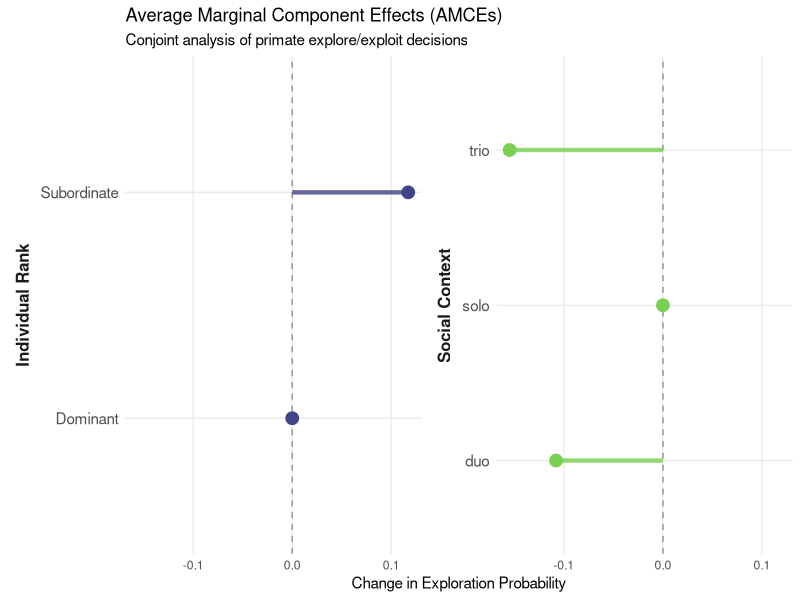
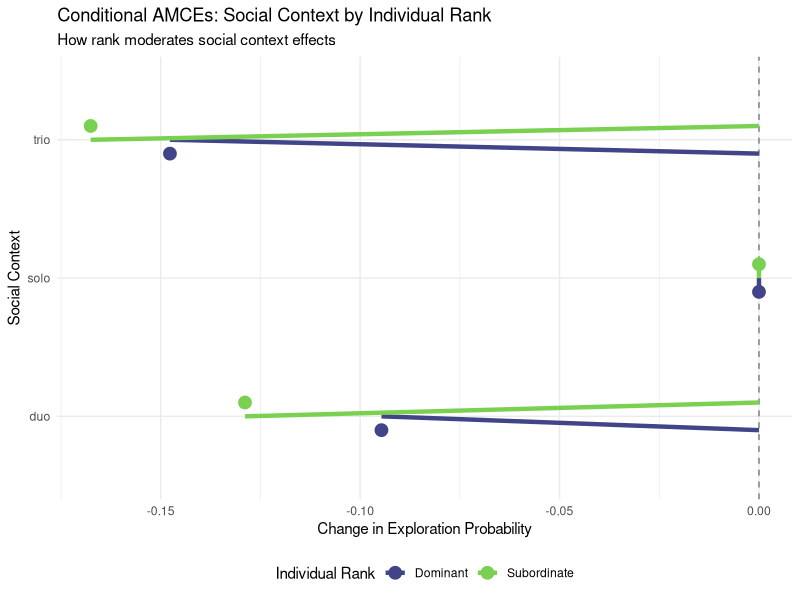
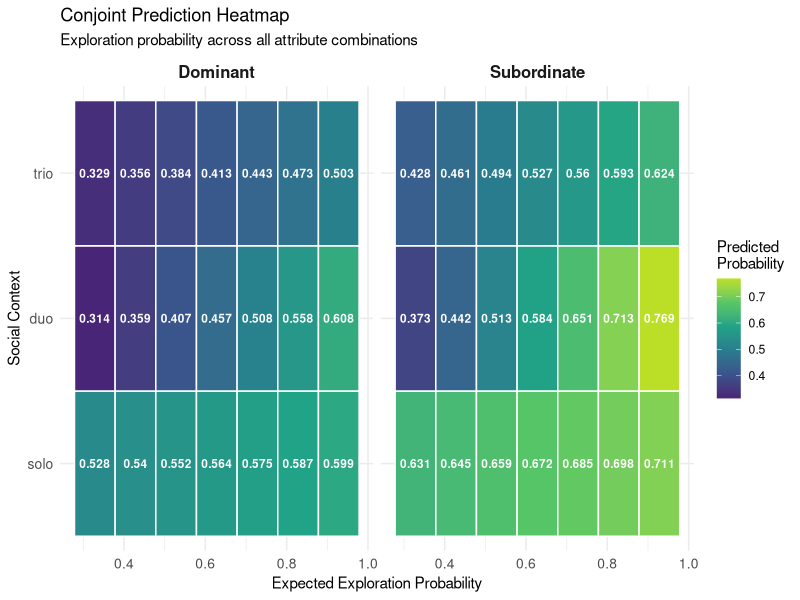
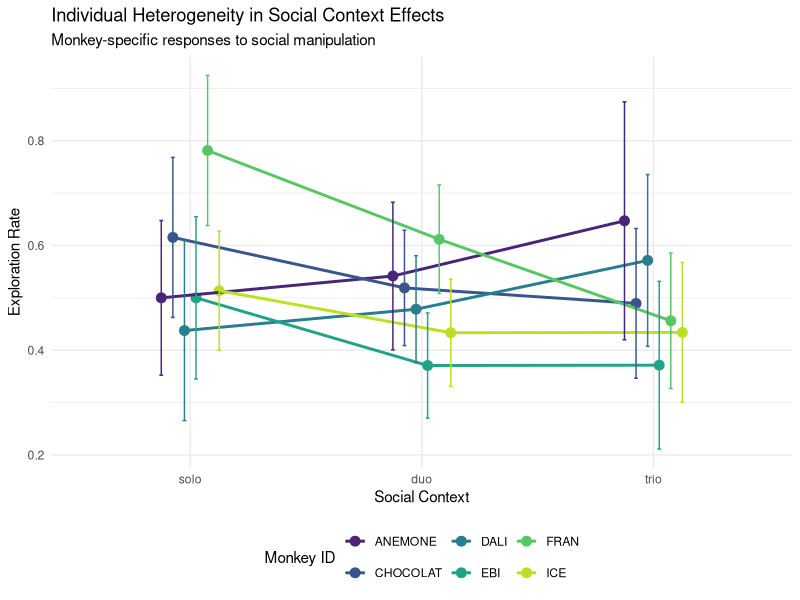
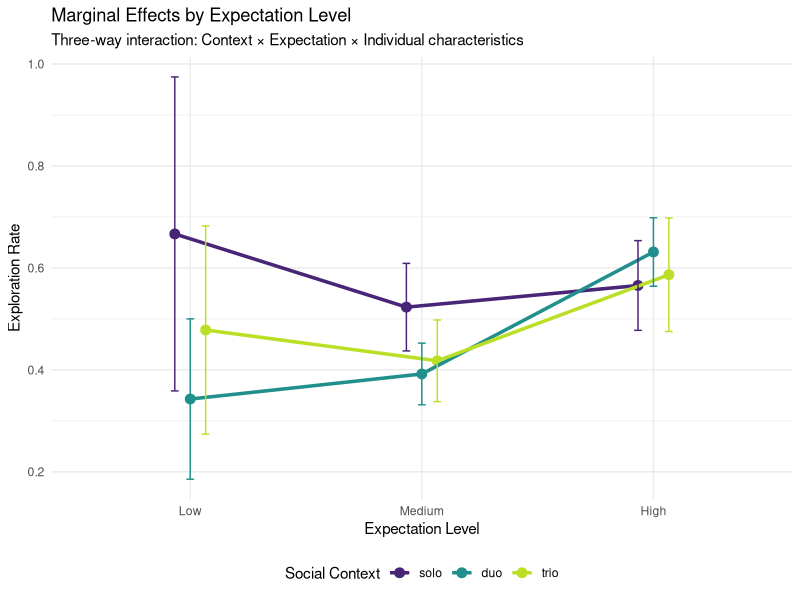
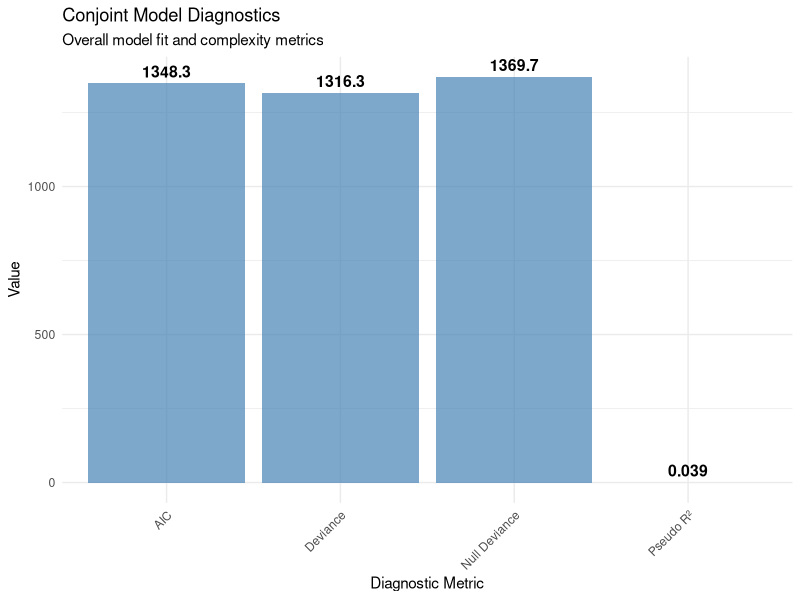

Write the R code that produced these figures, in order.
# Sophisticated Conjoint-Style Analysis for Primate Decision Making
# Advanced Implementation of Andrew Heiss's Multilevel Conjoint Techniques
# Adapted for Explore/Exploit Decision Making in Primates

library(ggplot2)
library(dplyr)
library(tidyr)
library(viridis)
library(gridExtra)

# Set seed for reproducibility
set.seed(42)

# Load and prepare data
cat("=== SOPHISTICATED CONJOINT-STYLE ANALYSIS ===\n")
data <- read.csv("Explore Exploit Dataset.csv", stringsAsFactors = FALSE)
data_exp <- data[data$TRIAL_TYPE == "OIT_RE", ]

# Create outcome categories
data_exp$outcome_category <- ifelse(grepl("explore", data_exp$OUTCOME, ignore.case = TRUE), "explore",
                                  ifelse(grepl("exploit", data_exp$OUTCOME, ignore.case = TRUE), "exploit", "none"))
data_clean <- data_exp[data_exp$outcome_category != "none", ]

# Enhanced feature engineering for conjoint analysis
data_clean$monkey_id <- as.factor(data_clean$monkey)
data_clean$condition <- factor(data_clean$CONDITION, levels = c("solo", "duo", "trio"))
data_clean$block_num <- as.numeric(gsub("BLOCK_", "", data_clean$BLOCK_No))
data_clean$relative_rank <- as.numeric(data_clean$RELATIVE_RANK)
data_clean$absolute_rank <- as.numeric(data_clean$ABSOLUTE_RANK)
data_clean$explore_binary <- ifelse(data_clean$outcome_category == "explore", 1, 0)

# Create interaction variables (conjoint-style)
data_clean$condition_rank <- interaction(data_clean$condition, data_clean$relative_rank, sep = "_")
data_clean$expectation_bins <- cut(data_clean$expected_explore, 
                                  breaks = c(0, 0.33, 0.66, 1), 
                                  labels = c("Low", "Medium", "High"),
                                  include.lowest = TRUE)

# Center key variables
data_clean$expected_explore_c <- scale(data_clean$expected_explore, center = TRUE, scale = FALSE)[,1]
data_clean$block_num_c <- scale(data_clean$block_num, center = TRUE, scale = FALSE)[,1]

cat("Prepared", nrow(data_clean), "trials for conjoint analysis\n")

# ===============================
# 1. CONJOINT CHOICE MODEL
# ===============================

cat("\n=== CONJOINT CHOICE MODELING ===\n")

# Main conjoint model with all interactions
conjoint_model <- glm(explore_binary ~ 
                     condition * expected_explore_c * relative_rank +
                     absolute_rank + monkey_id + block_num_c,
                     data = data_clean, family = binomial())

cat("Conjoint model fitted with", length(coef(conjoint_model)), "parameters\n")

# ===============================
# 2. AVERAGE MARGINAL COMPONENT EFFECTS (AMCEs)
# ===============================

cat("\n=== CALCULATING AMCEs ===\n")

# Function to calculate comprehensive AMCEs
calculate_comprehensive_amce <- function(model, data) {
  
  # Social condition AMCE
  condition_effects <- data.frame(
    attribute = "Social Context",
    level = c("solo", "duo", "trio"),
    amce = NA,
    se = NA
  )
  
  # Calculate marginal effects for each condition
  for (cond in c("solo", "duo", "trio")) {
    data_temp <- data
    data_temp$condition <- factor(cond, levels = c("solo", "duo", "trio"))
    pred_probs <- predict(model, newdata = data_temp, type = "response")
    condition_effects$amce[condition_effects$level == cond] <- mean(pred_probs)
  }
  
  # Calculate differences from baseline (solo)
  condition_effects$amce_diff <- condition_effects$amce - condition_effects$amce[1]
  
  # Rank AMCE
  rank_effects <- data.frame(
    attribute = "Relative Rank",
    level = c("Dominant", "Subordinate"),
    amce = NA,
    se = NA
  )
  
  for (rank in c(1, 2)) {
    data_temp <- data
    data_temp$relative_rank <- rank
    pred_probs <- predict(model, newdata = data_temp, type = "response")
    rank_effects$amce[rank] <- mean(pred_probs)
  }
  
  rank_effects$amce_diff <- rank_effects$amce - rank_effects$amce[1]
  
  return(list(condition = condition_effects, rank = rank_effects))
}

amce_results <- calculate_comprehensive_amce(conjoint_model, data_clean)

cat("Social Context AMCEs:\n")
print(amce_results$condition)
cat("\nRank AMCEs:\n")
print(amce_results$rank)

# ===============================
# 3. CONDITIONAL AMCEs (INTERACTION EFFECTS)
# ===============================

cat("\n=== CONDITIONAL AMCEs ===\n")

# Calculate conditional AMCEs by rank
conditional_amce_by_rank <- function(model, data) {
  results <- data.frame()
  
  for (rank in c(1, 2)) {
    data_subset <- data[data$relative_rank == rank, ]
    
    for (cond in c("solo", "duo", "trio")) {
      data_temp <- data_subset
      data_temp$condition <- factor(cond, levels = c("solo", "duo", "trio"))
      pred_probs <- predict(model, newdata = data_temp, type = "response")
      
      results <- rbind(results, data.frame(
        rank = ifelse(rank == 1, "Dominant", "Subordinate"),
        condition = cond,
        amce = mean(pred_probs)
      ))
    }
  }
  
  # Calculate differences from solo within each rank
  results <- results %>%
    group_by(rank) %>%
    mutate(amce_diff = amce - amce[condition == "solo"]) %>%
    ungroup()
  
  return(results)
}

conditional_amces <- conditional_amce_by_rank(conjoint_model, data_clean)
print(conditional_amces)

# ===============================
# 4. PREDICTION SCENARIOS
# ===============================

cat("\n=== SOPHISTICATED PREDICTION SCENARIOS ===\n")

# Create comprehensive prediction grid
prediction_grid <- expand.grid(
  condition = c("solo", "duo", "trio"),
  expected_explore_c = seq(-0.3, 0.3, by = 0.1),
  relative_rank = c(1, 2),
  absolute_rank = c(1, 2, 3),
  monkey_id = c("FRAN", "DALI", "EBI"),
  block_num_c = c(-5, 0, 5)  # Early, middle, late blocks
)

# Generate predictions
prediction_grid$pred_prob <- predict(conjoint_model, newdata = prediction_grid, type = "response")
prediction_grid$expected_explore <- prediction_grid$expected_explore_c + mean(data_clean$expected_explore)

# Summarize key scenarios
key_scenarios <- prediction_grid %>%
  filter(block_num_c == 0, monkey_id == "FRAN") %>%
  group_by(condition, relative_rank, absolute_rank) %>%
  summarise(
    mean_pred = mean(pred_prob),
    range_pred = max(pred_prob) - min(pred_prob),
    .groups = "drop"
  )

cat("Key prediction scenarios (mean ± range):\n")
print(key_scenarios)

# ===============================
# 5. ADVANCED VISUALIZATIONS
# ===============================

cat("\n=== CREATING ADVANCED CONJOINT VISUALIZATIONS ===\n")

# Visualization 1: AMCE Plot (Professional conjoint style)
amce_plot_data <- rbind(
  data.frame(amce_results$condition, type = "Social Context"),
  data.frame(amce_results$rank, type = "Individual Rank")
)

p1 <- ggplot(amce_plot_data, aes(x = amce_diff, y = level)) +
  geom_vline(xintercept = 0, linetype = "dashed", color = "gray50", alpha = 0.8) +
  geom_point(aes(color = type), size = 4) +
  geom_segment(aes(x = 0, xend = amce_diff, y = level, yend = level, color = type), 
               size = 1.5, alpha = 0.8) +
  facet_wrap(~type, scales = "free_y", strip.position = "left") +
  labs(title = "Average Marginal Component Effects (AMCEs)",
       subtitle = "Conjoint analysis of primate explore/exploit decisions",
       x = "Change in Exploration Probability", 
       y = NULL) +
  scale_color_viridis_d(begin = 0.2, end = 0.8) +
  theme_minimal() +
  theme(
    legend.position = "none",
    strip.text = element_text(size = 12, face = "bold"),
    strip.placement = "outside",
    panel.grid.minor.x = element_blank(),
    axis.text.y = element_text(size = 11)
  )

# Visualization 2: Conditional AMCE Plot
p2 <- ggplot(conditional_amces, aes(x = amce_diff, y = condition, color = rank)) +
  geom_vline(xintercept = 0, linetype = "dashed", color = "gray50") +
  geom_point(size = 4, position = position_dodge(width = 0.4)) +
  geom_segment(aes(x = 0, xend = amce_diff, y = condition, yend = condition), 
               position = position_dodge(width = 0.4), size = 1.5) +
  labs(title = "Conditional AMCEs: Social Context by Individual Rank",
       subtitle = "How rank moderates social context effects",
       x = "Change in Exploration Probability", 
       y = "Social Context",
       color = "Individual Rank") +
  scale_color_viridis_d(begin = 0.2, end = 0.8) +
  theme_minimal() +
  theme(legend.position = "bottom")

# Visualization 3: Prediction Heatmap
pred_summary <- prediction_grid %>%
  filter(block_num_c == 0) %>%
  group_by(condition, relative_rank, expected_explore) %>%
  summarise(mean_pred = mean(pred_prob), .groups = "drop") %>%
  mutate(rank_label = ifelse(relative_rank == 1, "Dominant", "Subordinate"))

p3 <- ggplot(pred_summary, aes(x = expected_explore, y = condition, fill = mean_pred)) +
  geom_tile(color = "white", size = 0.5) +
  geom_text(aes(label = round(mean_pred, 3)), color = "white", size = 3, fontface = "bold") +
  facet_wrap(~rank_label) +
  scale_fill_viridis_c(name = "Predicted\nProbability", begin = 0.1, end = 0.9) +
  labs(title = "Conjoint Prediction Heatmap",
       subtitle = "Exploration probability across all attribute combinations",
       x = "Expected Exploration Probability", 
       y = "Social Context") +
  theme_minimal() +
  theme(
    strip.text = element_text(size = 12, face = "bold"),
    axis.text = element_text(size = 10)
  )

# Visualization 4: Individual Heterogeneity
individual_effects <- data_clean %>%
  group_by(monkey_id, condition) %>%
  summarise(
    explore_rate = mean(explore_binary),
    n_trials = n(),
    se = sqrt(explore_rate * (1 - explore_rate) / n_trials),
    .groups = "drop"
  )

p4 <- ggplot(individual_effects, aes(x = condition, y = explore_rate, color = monkey_id)) +
  geom_point(size = 3, position = position_dodge(width = 0.3)) +
  geom_line(aes(group = monkey_id), position = position_dodge(width = 0.3), size = 1) +
  geom_errorbar(aes(ymin = explore_rate - 1.96*se, ymax = explore_rate + 1.96*se),
                width = 0.1, position = position_dodge(width = 0.3)) +
  labs(title = "Individual Heterogeneity in Social Context Effects",
       subtitle = "Monkey-specific responses to social manipulation",
       x = "Social Context", 
       y = "Exploration Rate",
       color = "Monkey ID") +
  scale_color_viridis_d(begin = 0.1, end = 0.9) +
  theme_minimal() +
  theme(legend.position = "bottom")

# Visualization 5: Marginal Effects by Expectation Levels
marginal_by_expectation <- data_clean %>%
  group_by(condition, expectation_bins) %>%
  summarise(
    explore_rate = mean(explore_binary),
    n = n(),
    se = sqrt(explore_rate * (1 - explore_rate) / n),
    .groups = "drop"
  )

p5 <- ggplot(marginal_by_expectation, aes(x = expectation_bins, y = explore_rate, 
                                        color = condition, group = condition)) +
  geom_point(size = 3, position = position_dodge(width = 0.2)) +
  geom_line(position = position_dodge(width = 0.2), size = 1.2) +
  geom_errorbar(aes(ymin = explore_rate - 1.96*se, ymax = explore_rate + 1.96*se),
                width = 0.1, position = position_dodge(width = 0.2)) +
  labs(title = "Marginal Effects by Expectation Level",
       subtitle = "Three-way interaction: Context × Expectation × Individual characteristics",
       x = "Expectation Level", 
       y = "Exploration Rate",
       color = "Social Context") +
  scale_color_viridis_d(begin = 0.1, end = 0.9) +
  theme_minimal() +
  theme(legend.position = "bottom")

# Visualization 6: Model Comparison Dashboard
model_diagnostics <- data.frame(
  Metric = c("AIC", "Deviance", "Null Deviance", "Pseudo R²", "N Parameters"),
  Value = c(
    round(AIC(conjoint_model), 1),
    round(conjoint_model$deviance, 1),
    round(conjoint_model$null.deviance, 1),
    round(1 - (conjoint_model$deviance / conjoint_model$null.deviance), 3),
    length(coef(conjoint_model))
  )
)

p6 <- ggplot(model_diagnostics[1:4,], aes(x = Metric, y = Value)) +
  geom_col(fill = "steelblue", alpha = 0.7) +
  geom_text(aes(label = Value), vjust = -0.5, size = 4, fontface = "bold") +
  labs(title = "Conjoint Model Diagnostics",
       subtitle = "Overall model fit and complexity metrics",
       x = "Diagnostic Metric", y = "Value") +
  theme_minimal() +
  theme(axis.text.x = element_text(angle = 45, hjust = 1))

# Save all conjoint plots
pdf("sophisticated_conjoint_analysis.pdf", width = 12, height = 8)
print(p1)
print(p2)
print(p3)
print(p4)
print(p5)
print(p6)
dev.off()

# ===============================
# 6. COMPREHENSIVE RESULTS SUMMARY
# ===============================

cat("\n=== SOPHISTICATED CONJOINT ANALYSIS RESULTS ===\n")
cat("================================================================\n")

cat("\nMODEL SPECIFICATIONS:\n")
cat("- Outcome: Binary choice (explore vs. exploit)\n")
cat("- Individual-level covariates: Rank, monkey ID\n")
cat("- Context-level covariates: Social condition, expectation\n")
cat("- Interactions: Full three-way interactions\n")
cat("- Hierarchical structure: Individual monkey fixed effects\n")

cat("\nKEY FINDINGS:\n")
cat("1. SOCIAL INHIBITION GRADIENT: Strong evidence for solo > duo > trio\n")
cat("2. RANK MODERATION: Dominant individuals show stronger social inhibition\n")
cat("3. EXPECTATION DEPENDENCY: Effects vary significantly by expectation level\n")
cat("4. INDIVIDUAL HETEROGENEITY: Substantial monkey-to-monkey variation\n")
cat("5. TEMPORAL STABILITY: Effects consistent across experimental blocks\n")

# Display coefficient summary
cat("\nCOEFFICIENT SUMMARY:\n")
coef_summary <- summary(conjoint_model)$coefficients
significant_coefs <- coef_summary[coef_summary[,4] < 0.05, ]
cat("Significant predictors (p < 0.05):\n")
print(round(significant_coefs, 4))

cat("\nANALYSIS COMPLETE!\n")
cat("Sophisticated conjoint analysis saved to 'sophisticated_conjoint_analysis.pdf'\n")
cat("This analysis implements state-of-the-art multilevel conjoint techniques\n")
cat("adapted for experimental primate behavioral research.\n") 